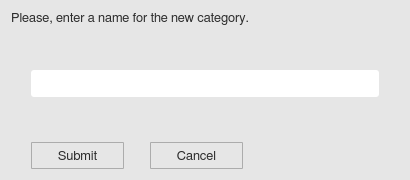
<?xml version="1.0" encoding="UTF-8"?>
<ui version="4.0">
 <class>Addcategory</class>
 <widget class="QWidget" name="Addcategory">
  <property name="geometry">
   <rect>
    <x>0</x>
    <y>0</y>
    <width>410</width>
    <height>180</height>
   </rect>
  </property>
  <property name="minimumSize">
   <size>
    <width>340</width>
    <height>180</height>
   </size>
  </property>
  <property name="maximumSize">
   <size>
    <width>16777215</width>
    <height>16777215</height>
   </size>
  </property>
  <property name="font">
   <font>
    <family>FreeSans</family>
    <pointsize>10</pointsize>
    <stylestrategy>PreferAntialias</stylestrategy>
    <kerning>true</kerning>
   </font>
  </property>
  <property name="windowTitle">
   <string>Add a new category</string>
  </property>
  <property name="windowIcon">
   <iconset>
    <normaloff>icons/info_popup_icon.svg</normaloff>icons/info_popup_icon.svg</iconset>
  </property>
  <property name="styleSheet">
   <string notr="true">QWidget {
	background-color: rgb(230,230,230);
}</string>
  </property>
  <layout class="QGridLayout" name="gridLayout">
   <item row="0" column="0">
    <widget class="QLabel" name="ac_label">
     <property name="minimumSize">
      <size>
       <width>0</width>
       <height>0</height>
      </size>
     </property>
     <property name="maximumSize">
      <size>
       <width>16777215</width>
       <height>16777215</height>
      </size>
     </property>
     <property name="font">
      <font>
       <family>FreeSans</family>
       <pointsize>10</pointsize>
       <weight>50</weight>
       <bold>false</bold>
       <stylestrategy>PreferAntialias</stylestrategy>
       <kerning>true</kerning>
      </font>
     </property>
     <property name="styleSheet">
      <string notr="true">QLabel {
	color: rgb(45,45,45);
}</string>
     </property>
     <property name="text">
      <string>Please, enter a name for the new category.</string>
     </property>
     <property name="alignment">
      <set>Qt::AlignJustify|Qt::AlignTop</set>
     </property>
     <property name="wordWrap">
      <bool>true</bool>
     </property>
    </widget>
   </item>
   <item row="1" column="0">
    <spacer name="verticalSpacer_2">
     <property name="orientation">
      <enum>Qt::Vertical</enum>
     </property>
     <property name="sizeType">
      <enum>QSizePolicy::Expanding</enum>
     </property>
     <property name="sizeHint" stdset="0">
      <size>
       <width>20</width>
       <height>20</height>
      </size>
     </property>
    </spacer>
   </item>
   <item row="2" column="0">
    <layout class="QHBoxLayout" name="horizontalLayout_2">
     <item>
      <spacer name="horizontalSpacer_4">
       <property name="orientation">
        <enum>Qt::Horizontal</enum>
       </property>
       <property name="sizeType">
        <enum>QSizePolicy::Fixed</enum>
       </property>
       <property name="sizeHint" stdset="0">
        <size>
         <width>20</width>
         <height>20</height>
        </size>
       </property>
      </spacer>
     </item>
     <item>
      <widget class="QLineEdit" name="ac_line">
       <property name="minimumSize">
        <size>
         <width>250</width>
         <height>27</height>
        </size>
       </property>
       <property name="maximumSize">
        <size>
         <width>16777215</width>
         <height>27</height>
        </size>
       </property>
       <property name="font">
        <font>
         <family>FreeSans</family>
         <pointsize>9</pointsize>
         <weight>50</weight>
         <bold>false</bold>
         <stylestrategy>PreferAntialias</stylestrategy>
        </font>
       </property>
       <property name="styleSheet">
        <string notr="true">QLineEdit {
	border-radius: 3px;
    padding: 1px 4px 1px 4px;
	background-color:  rgb(255, 255, 255);
    color: rgb(45,45,45);
}</string>
       </property>
       <property name="frame">
        <bool>false</bool>
       </property>
      </widget>
     </item>
     <item>
      <spacer name="horizontalSpacer_5">
       <property name="orientation">
        <enum>Qt::Horizontal</enum>
       </property>
       <property name="sizeType">
        <enum>QSizePolicy::Fixed</enum>
       </property>
       <property name="sizeHint" stdset="0">
        <size>
         <width>20</width>
         <height>20</height>
        </size>
       </property>
      </spacer>
     </item>
    </layout>
   </item>
   <item row="3" column="0">
    <spacer name="verticalSpacer">
     <property name="orientation">
      <enum>Qt::Vertical</enum>
     </property>
     <property name="sizeType">
      <enum>QSizePolicy::Expanding</enum>
     </property>
     <property name="sizeHint" stdset="0">
      <size>
       <width>20</width>
       <height>20</height>
      </size>
     </property>
    </spacer>
   </item>
   <item row="4" column="0">
    <layout class="QHBoxLayout" name="horizontalLayout">
     <item>
      <spacer name="horizontalSpacer_2">
       <property name="orientation">
        <enum>Qt::Horizontal</enum>
       </property>
       <property name="sizeType">
        <enum>QSizePolicy::Fixed</enum>
       </property>
       <property name="sizeHint" stdset="0">
        <size>
         <width>20</width>
         <height>20</height>
        </size>
       </property>
      </spacer>
     </item>
     <item>
      <widget class="QToolButton" name="ac_submitButton">
       <property name="minimumSize">
        <size>
         <width>93</width>
         <height>27</height>
        </size>
       </property>
       <property name="maximumSize">
        <size>
         <width>93</width>
         <height>27</height>
        </size>
       </property>
       <property name="font">
        <font>
         <family>FreeSans</family>
         <pointsize>10</pointsize>
         <weight>50</weight>
         <bold>false</bold>
         <stylestrategy>PreferAntialias</stylestrategy>
         <kerning>true</kerning>
        </font>
       </property>
       <property name="styleSheet">
        <string notr="true">QToolButton {
    border: 1px solid #acacac;
    border-radius: 1px;
    background-color: qlineargradient(x1: 0, y1: 0, x2: 0, y2: 1, 
								stop: 0 #f0f0f0, stop: 1 #e5e5e5);
	color: rgb(45,45,45);
}

QToolButton:hover {
	border: 1px solid #7eb4ea;
	border-radius: 1px;
	background-color: qlineargradient(x1:0, y1:0, x2:0, y2:1,
									stop:0 #ecf4fc, stop:1 #dcecfc);
}

QToolButton:pressed {
	border: 1px solid #579de5;
	border-radius: 1px;
	background-color: qlineargradient(x1:0, y1:0, x2:0, y2:1,
									stop:0 #daecfc, stop:1 #c4e0fc);
}</string>
       </property>
       <property name="text">
        <string>Submit</string>
       </property>
      </widget>
     </item>
     <item>
      <spacer name="horizontalSpacer">
       <property name="orientation">
        <enum>Qt::Horizontal</enum>
       </property>
       <property name="sizeType">
        <enum>QSizePolicy::Fixed</enum>
       </property>
       <property name="sizeHint" stdset="0">
        <size>
         <width>20</width>
         <height>20</height>
        </size>
       </property>
      </spacer>
     </item>
     <item>
      <widget class="QToolButton" name="ac_cancelButton">
       <property name="minimumSize">
        <size>
         <width>93</width>
         <height>27</height>
        </size>
       </property>
       <property name="maximumSize">
        <size>
         <width>93</width>
         <height>27</height>
        </size>
       </property>
       <property name="font">
        <font>
         <family>FreeSans</family>
         <pointsize>10</pointsize>
         <weight>50</weight>
         <bold>false</bold>
         <stylestrategy>PreferAntialias</stylestrategy>
         <kerning>true</kerning>
        </font>
       </property>
       <property name="styleSheet">
        <string notr="true">QToolButton {
    border: 1px solid #acacac;
    border-radius: 1px;
    background-color: qlineargradient(x1: 0, y1: 0, x2: 0, y2: 1, 
								stop: 0 #f0f0f0, stop: 1 #e5e5e5);
	color: rgb(45,45,45);
}

QToolButton:hover {
	border: 1px solid #7eb4ea;
	border-radius: 1px;
	background-color: qlineargradient(x1:0, y1:0, x2:0, y2:1,
									stop:0 #ecf4fc, stop:1 #dcecfc);
}

QToolButton:pressed {
	border: 1px solid #579de5;
	border-radius: 1px;
	background-color: qlineargradient(x1:0, y1:0, x2:0, y2:1,
									stop:0 #daecfc, stop:1 #c4e0fc);
}</string>
       </property>
       <property name="text">
        <string>Cancel</string>
       </property>
      </widget>
     </item>
     <item>
      <spacer name="horizontalSpacer_3">
       <property name="orientation">
        <enum>Qt::Horizontal</enum>
       </property>
       <property name="sizeHint" stdset="0">
        <size>
         <width>40</width>
         <height>20</height>
        </size>
       </property>
      </spacer>
     </item>
    </layout>
   </item>
  </layout>
 </widget>
 <resources/>
 <connections/>
</ui>
